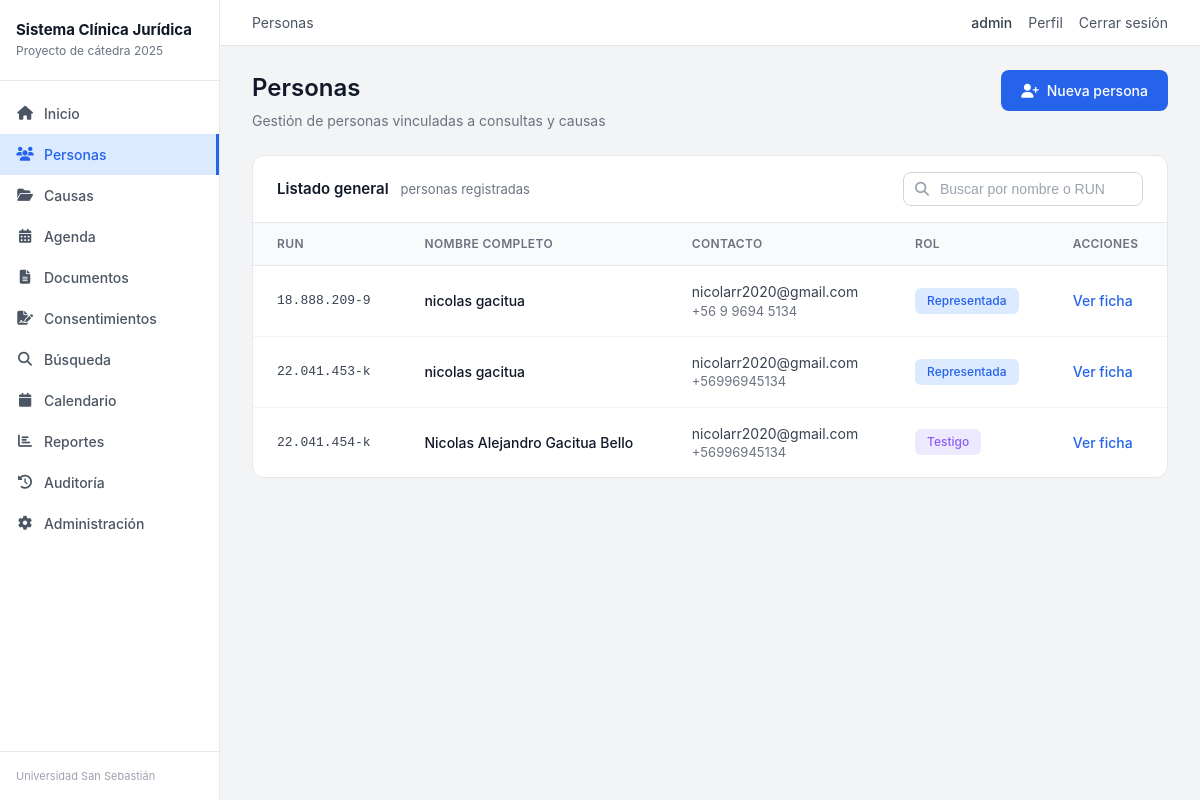
/personas/ (signed in), run on an earlier commit of the app's database.
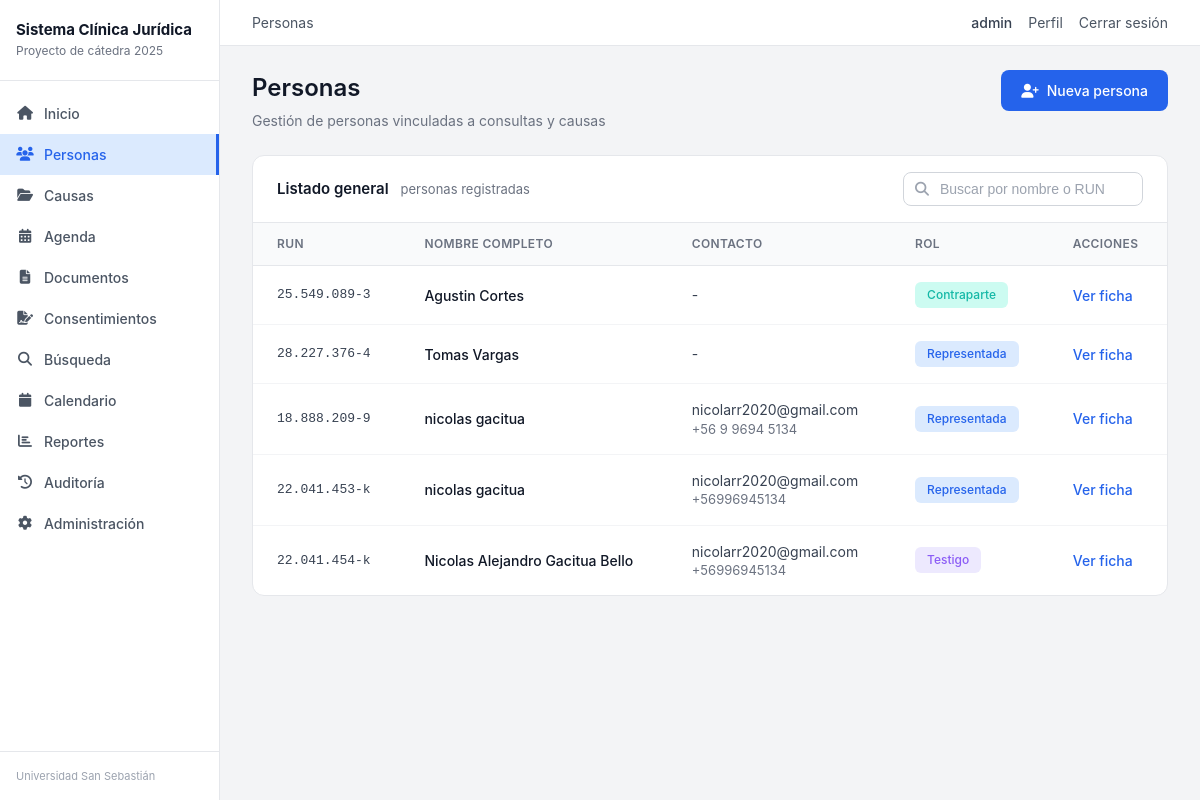
And on a later commit of the database.
### apps/gestion/models.py (models this page shows, shortened)
class Persona(models.Model):
    TIPO_PERSONA_CHOICES = [
        ('ATENDIDO', 'Persona atendida'),
        ('CONTRAPARTE', 'Contraparte'),
        ('TESTIGO', 'Testigo'),
        ('PERITO', 'Perito'),
        ('TERCERO', 'Tercero interesado'),
        ('OTRO', 'Otro'),
    ]
    GENERO_CHOICES = [
        ('M', 'Masculino'),
        ('F', 'Femenino'),
        ('O', 'Otro'),
        ('NI', 'No informa'),
    ]
    ESTADO_CIVIL_CHOICES = [
        ('SOLTERO', 'Soltero/a'),
        ('CASADO', 'Casado/a'),
        ('DIVORCIADO', 'Divorciado/a'),
        ('VIUDO', 'Viudo/a'),
        ('CONVIVIENTE', 'Conviviente civil'),
        ('SEPARADO', 'Separado/a'),
        ('NI', 'No informa'),
    ]
    REGION_CHOICES = [
        ('RM', 'Región Metropolitana'),
        ('BIOBIO', 'Región del Biobío'),
        ('LOS_RIOS', 'Región de Los Ríos'),
        ('LOS_LAGOS', 'Región de Los Lagos'),
        ('OTRA', 'Otra región'),
    ]
    run = models.CharField(
        'RUN',
        max_length=12,
        unique=True,
        validators=[validar_rut_chileno],
        help_text='Formato: 12.345.678-9'
    )
    nombres = models.CharField(max_length=100, verbose_name='Nombres')
    apellidos = models.CharField(max_length=100, verbose_name='Apellidos')
    tipo_persona = models.CharField(
        max_length=20,
        choices=TIPO_PERSONA_CHOICES,
        default='ATENDIDO',
        verbose_name='Tipo de persona'
    )
    fecha_nacimiento = models.DateField(
        'Fecha de nacimiento',
        null=True,
        blank=True,
        validators=[validar_fecha_nacimiento]
    )
    genero = models.CharField(
        max_length=2,
        choices=GENERO_CHOICES,
        default='NI',
        verbose_name='Género'
    )
    nacionalidad = models.CharField(max_length=50, default='Chilena', verbose_name='Nacionalidad')
    estado_civil = models.CharField(
        max_length=20,
        choices=ESTADO_CIVIL_CHOICES,
        default='NI',
        verbose_name='Estado civil'
    )
    ocupacion = models.CharField(max_length=100, blank=True, null=True, verbose_name='Ocupación')
    email = models.EmailField(blank=True, null=True, verbose_name='Correo electrónico')
    telefono = models.CharField(
        'Teléfono',
        max_length=20,
        blank=True,
        validators=[validar_telefono_chileno],
        help_text='Formato: +56 9 1234 5678'
    )
    direccion = models.CharField(max_length=200, blank=True, null=True, verbose_name='Dirección')
    comuna = models.CharField(max_length=100, blank=True, null=True, verbose_name='Comuna')
    region = models.CharField(
        max_length=20,
        choices=REGION_CHOICES,
        blank=True,
        null=True,
        verbose_name='Región'
    )
    es_vulnerable = models.BooleanField(default=False, verbose_name='¿Es vulnerable?')
    vulnerabilidad = models.TextField(
        blank=True,
        null=True,
        verbose_name='Descripción de vulnerabilidad',
        help_text='Describir situación de vulnerabilidad si aplica'
    )
    requiere_representante = models.BooleanField(
        default=False,
        verbose_name='¿Requiere representante?',
        help_text='Marcar si es menor de edad o tiene incapacidad'
    )
    representante_nombre = models.CharField(
        max_length=200,
        blank=True,
        null=True,
        verbose_name='Nombre del representante'
    )
    representante_run = models.CharField(
        max_length=12,
        blank=True,
        null=True,
        verbose_name='RUN del representante'
    )
    representante_telefono = models.CharField(
        max_length=20,
        blank=True,
        null=True,
        verbose_name='Teléfono del representante'
    )
    observaciones = models.TextField(blank=True, null=True, verbose_name='Observaciones')
    activo = models.BooleanField(default=True, verbose_name='Activo')
    fecha_registro = models.DateTimeField(auto_now_add=True, verbose_name='Fecha de registro')
    class Meta:
        ordering = ['-id']
        verbose_name = 'Persona'
        verbose_name_plural = 'Personas'
        indexes = [
            models.Index(fields=['run'], name='persona_run_idx'),
            models.Index(fields=['nombres', 'apellidos'], name='persona_nombre_idx'),
            models.Index(fields=['email'], name='persona_email_idx'),
            models.Index(fields=['tipo_persona'], name='persona_tipo_idx'),
            models.Index(fields=['activo'], name='persona_activo_idx'),
        ]
    def edad(self):
        if self.fecha_nacimiento:
            from datetime import date
            hoy = date.today()
            return hoy.year - self.fecha_nacimiento.year - (
                (hoy.month, hoy.day) < (self.fecha_nacimiento.month, self.fecha_nacimiento.day)
            )
        return None

### apps/gestion/views.py (the view, shortened to what this page needs)
# urls.py: path('personas/', views.personas_lista, name='personas_lista'),
@login_required
def personas_lista(request):
    personas = Persona.objects.all().order_by('-id')
    q = request.GET.get('q', '').strip()
    tipo = request.GET.get('tipo', '')
    if tipo:
        personas = personas.filter(tipo_persona=tipo)
    paginator = Paginator(personas, 15)  # 15 por página
    page = request.GET.get('page')
    try:
        page_obj = paginator.page(page)
    except PageNotAnInteger:
        page_obj = paginator.page(1)
    except EmptyPage:
        page_obj = paginator.page(paginator.num_pages)
    context = {
        'personas': page_obj,
        'page_obj': page_obj,
        'q': q,
        'tipo': tipo,
    }
    return render(request, 'gestion/personas_lista.html', context)

### apps/gestion/permissions.py (called while the page is built)
def obtener_rol_usuario(usuario):
    if not usuario.is_authenticated:
        return None
    if hasattr(usuario, 'perfil') and usuario.perfil:
        rol = usuario.perfil.rol
        return ROLES_ALIAS.get(rol, rol)
    return None

def obtener_permisos_usuario(usuario):
    if not usuario.is_authenticated:
        return {}
    if usuario.is_superuser:
        return {k: True for k in PERMISOS_POR_ROL['ADMIN'].keys()}
    rol = obtener_rol_usuario(usuario)
    if not rol:
        return {}
    return PERMISOS_POR_ROL.get(rol, {}).copy()

def es_admin(usuario):
    return usuario.is_superuser or obtener_rol_usuario(usuario) == 'ADMIN'

def es_externo(usuario):
    return obtener_rol_usuario(usuario) == 'EXTERNO'

def permisos_context_processor(request):
    if not request.user.is_authenticated:
        return {'permisos': {}, 'rol_usuario': None}
    return {
        'permisos': obtener_permisos_usuario(request.user),
        'rol_usuario': obtener_rol_usuario(request.user),
        'es_admin': es_admin(request.user),
        'es_externo': es_externo(request.user),
    }

### templates/gestion/personas_lista.html (shortened to what this page needs)
{% extends 'base.html' %}
{% block section_title %}Personas{% endblock %}
{% block content %}
<div class="page-header-flex">
    <div class="page-header-content">
        <h1 class="page-title">Personas</h1>
        <p class="page-subtitle">Gestión de personas vinculadas a consultas y causas</p>
    </div>
    {% if permisos.puede_crear_persona %}
    <a href="{% url 'gestion:persona_crear' %}" class="btn-primary">
        <i class="fas fa-user-plus"></i> Nueva persona
    </a>
    {% endif %}
</div>
<div class="list-card">
    <div class="list-card-header">
        <div class="list-card-title">
            <span class="title-text">Listado general</span>
            <span class="title-count">{{ personas.count }} personas registradas</span>
        </div>
        <div class="list-card-search">
            <i class="fas fa-search search-icon"></i>
            <input type="text" placeholder="Buscar por nombre o RUN" class="search-input" id="searchInput">
        </div>
    </div>
    <div class="list-card-body">
        <table class="list-table">
            <thead>
                <tr>
                    <th>RUN</th>
                    <th>Nombre completo</th>
                    <th>Contacto</th>
                    <th>Rol</th>
                    <th>Acciones</th>
                </tr>
            </thead>
            <tbody id="tableBody">
            {% for p in personas %}
                <tr>
                    <td class="cell-code">{{ p.run }}</td>
                    <td class="cell-name">{{ p.nombres }} {{ p.apellidos }}</td>
                    <td class="cell-contact">
                        <div class="contact-email">{{ p.email|default:"-" }}</div>
                        <div class="contact-phone">{{ p.telefono|default:"" }}</div>
                    </td>
                    <td>
                        {% if p.tipo_persona == 'ATENDIDO' %}
                            <span class="role-badge role-representada">Representada</span>
                        {% elif p.tipo_persona == 'CONTRAPARTE' %}
                            <span class="role-badge role-contraparte">Contraparte</span>
                        {% elif p.tipo_persona == 'TESTIGO' %}
                            <span class="role-badge role-testigo">Testigo</span>
                        {% else %}
                            <span class="role-badge role-tercero">{{ p.get_tipo_persona_display }}</span>
                        {% endif %}
                    </td>
                    <td>
                        <a href="{% url 'gestion:persona_detalle' p.pk %}" class="action-link">Ver ficha</a>
                    </td>
                </tr>
            {% empty %}
                <tr>
                    <td colspan="5" class="empty-table">No hay personas registradas.</td>
                </tr>
            {% endfor %}
            </tbody>
        </table>
    </div>
</div>
{% endblock %}

What changed in the data, as far as the page shows it:
added Persona: run "25.549.089-3", nombres "Agustin", apellidos "Cortes", email "-", tipo_persona "Contraparte"
added Persona: run "28.227.376-4", nombres "Tomas", apellidos "Vargas", email "-", tipo_persona "Representada"
